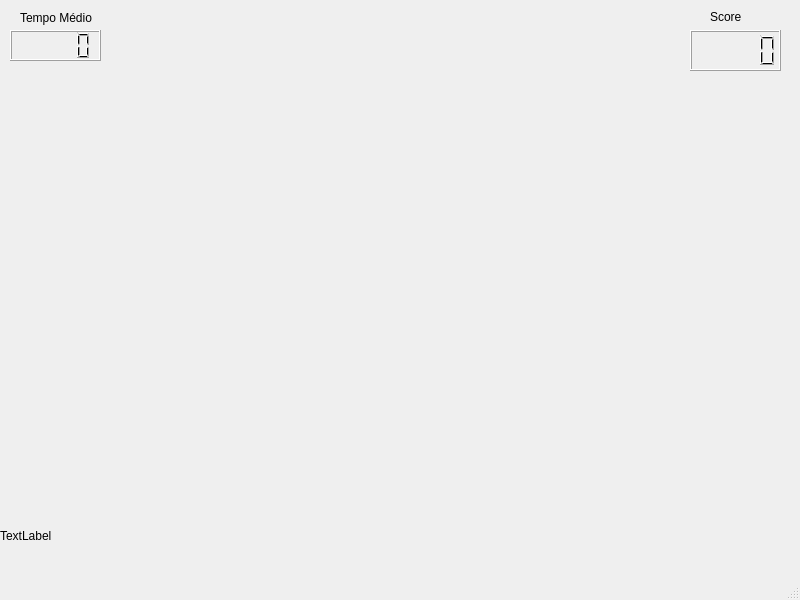
<?xml version="1.0" encoding="UTF-8"?>
<ui version="4.0">
 <class>MainWindow</class>
 <widget class="QMainWindow" name="MainWindow">
  <property name="geometry">
   <rect>
    <x>0</x>
    <y>0</y>
    <width>800</width>
    <height>600</height>
   </rect>
  </property>
  <property name="windowTitle">
   <string>MainWindow</string>
  </property>
  <widget class="QWidget" name="centralwidget">
   <widget class="QLabel" name="label">
    <property name="geometry">
     <rect>
      <x>0</x>
      <y>520</y>
      <width>311</width>
      <height>31</height>
     </rect>
    </property>
    <property name="maximumSize">
     <size>
      <width>16777215</width>
      <height>16777215</height>
     </size>
    </property>
    <property name="text">
     <string>TextLabel</string>
    </property>
   </widget>
   <widget class="QLCDNumber" name="lcdNumber">
    <property name="geometry">
     <rect>
      <x>690</x>
      <y>30</y>
      <width>91</width>
      <height>41</height>
     </rect>
    </property>
   </widget>
   <widget class="QLCDNumber" name="lcdNumber_2">
    <property name="geometry">
     <rect>
      <x>10</x>
      <y>30</y>
      <width>91</width>
      <height>31</height>
     </rect>
    </property>
   </widget>
   <widget class="QLabel" name="label_2">
    <property name="geometry">
     <rect>
      <x>20</x>
      <y>10</y>
      <width>81</width>
      <height>16</height>
     </rect>
    </property>
    <property name="text">
     <string>Tempo Médio</string>
    </property>
   </widget>
   <widget class="QLabel" name="label_3">
    <property name="geometry">
     <rect>
      <x>710</x>
      <y>10</y>
      <width>47</width>
      <height>13</height>
     </rect>
    </property>
    <property name="text">
     <string>Score</string>
    </property>
   </widget>
  </widget>
  <widget class="QMenuBar" name="menubar">
   <property name="geometry">
    <rect>
     <x>0</x>
     <y>0</y>
     <width>800</width>
     <height>20</height>
    </rect>
   </property>
  </widget>
  <widget class="QStatusBar" name="statusbar"/>
 </widget>
 <resources/>
 <connections/>
</ui>
